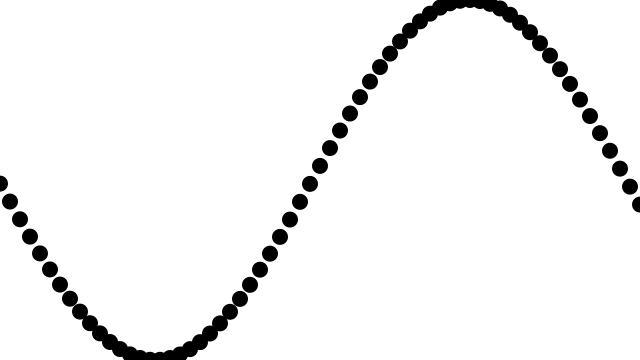
Frame 1 (no input)
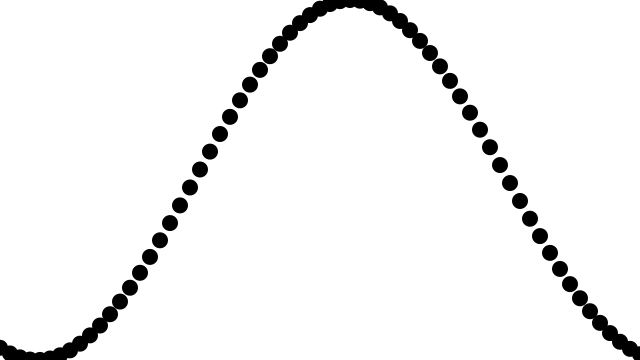
Frame 60 (the mouse pressed at the canvas centre just before this capture)
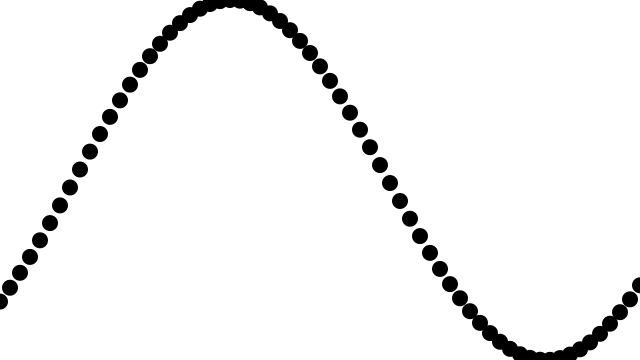
Frame 120 (the mouse held since frame 60 and released just before this capture)

The Processing sketch that drew these frames (run headless with seeded random() and noise(); from frame 60 on, the mouse is pressed at the canvas centre):

// Processing sketch: example_13_07_wave
// ── example_13_07_wave.pde
// Learning Processing
// Daniel Shiffman
// http://www.learningprocessing.com

// Example 13-7: Wave

// Starting angle
float theta = 0.0;

void setup() {
  size(640, 360);
}

void draw() {
  background(255);

  // Increment theta (try different values for "angular velocity " here)
  theta += 0.02;
  noStroke();
  fill(0);
  float angle = theta;

  // A for loop is used to draw all the points along a sine wave (scaled to the pixel dimension of the window).
  for (int x = 0; x <= width; x += 10) {
    // Calculate y value based off of sine function
    float y = sin(angle) * height/2;
    // Draw an ellipse
    ellipse(x, y + height/2, 16, 16);
    // Increment angle
    angle += 0.1;
  }
}
